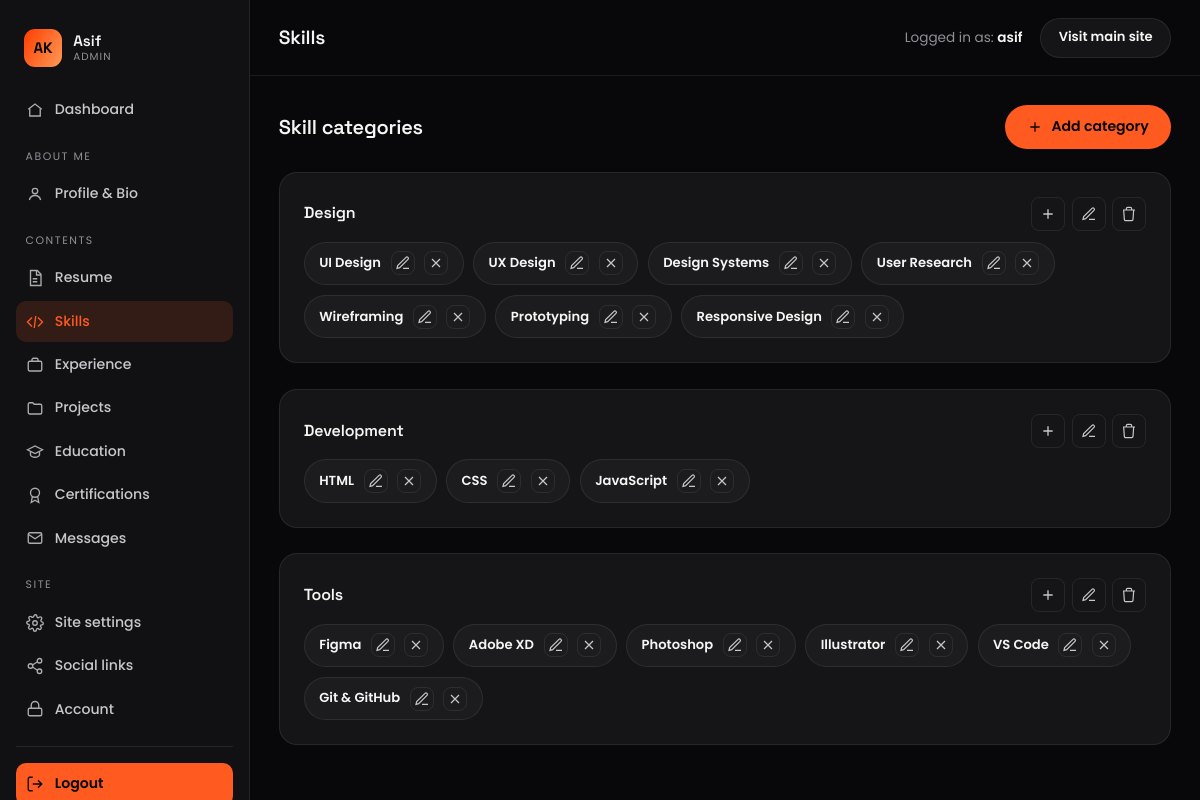
The app's page /crm/asif/skills/ (signed in) with its own data.
### core/models.py (models this page shows, shortened)
class SingletonModel(models.Model):
    class Meta:
        abstract = True
    @classmethod
    def load(cls):
        obj, _ = cls.objects.get_or_create(pk=1)
        return obj

class SiteSettings(SingletonModel):
    site_name = models.CharField(max_length=100, default="Asif Keloth")
    tagline = models.CharField(max_length=160, default="UI/UX Designer & UI Developer")
    email = models.EmailField(default="hello@example.com")
    phone = models.CharField(max_length=40, blank=True)
    location = models.CharField(max_length=120, default="Kochi, India")
    resume = models.FileField(upload_to="resume/", blank=True, null=True)
    logo_text = models.CharField(max_length=40, default="A")
    footer_note = models.CharField(max_length=200, default="Designed & built with care.")
    seo_title = models.CharField(max_length=70, blank=True,
                                 help_text="Default <title>. Falls back to site name.")
    seo_description = models.CharField(max_length=160, blank=True)
    seo_keywords = models.CharField(max_length=255, blank=True)
    og_image = models.ImageField(upload_to="seo/", blank=True, null=True)
    class Meta:
        verbose_name = "Site settings"
        verbose_name_plural = "Site settings"

class OrderedModel(models.Model):
    order = models.PositiveIntegerField(default=0)
    is_active = models.BooleanField(default=True)
    class Meta:
        abstract = True
        ordering = ["order", "id"]

class SkillCategory(OrderedModel):
    name = models.CharField(max_length=60)
    class Meta(OrderedModel.Meta):
        verbose_name_plural = "Skill categories"

class Skill(OrderedModel):
    category = models.ForeignKey(SkillCategory, on_delete=models.CASCADE,
                                 related_name="skills")
    name = models.CharField(max_length=60)
    level = models.PositiveIntegerField(default=90, help_text="0-100")

### crm/views.py (the view)
# urls.py: path("skills/", views.skills_home, name="skills"),
@staff_required_view
def skills_home(request):
    return render(request, "crm/skills.html", {
        "categories": m.SkillCategory.objects.prefetch_related("skills"), "active": "skills",
    })

### core/context_processors.py (called while the page is built)
def site_globals(request):
    return {
        "site": SiteSettings.load(),
        "social_links": SocialLink.objects.filter(is_active=True),
    }

### crm/context_processors.py (called while the page is built)
def sidebar_counts(request):
    if not (request.user.is_authenticated and request.user.is_staff):
        return {}
    return {"dash_unread": m.ContactMessage.objects.filter(is_read=False).count()}

### crm/views.py (called while the page is built)
def staff_required_view(view_func):
    from django.contrib.auth.decorators import login_required, user_passes_test
    return login_required(login_url="crm:login")(
        user_passes_test(lambda u: u.is_staff, login_url="crm:login")(view_func)
    )

### crm/templates/crm/skills.html (shortened to what this page needs)
{% extends "crm/base.html" %}
{% block page_title %}Skills{% endblock %}
{% block content %}
<div class="page-head">
  <h2>Skill categories</h2>
  <a href="{% url 'crm:skill_category_add' %}" class="btn btn--primary">
    <svg width="16" height="16" viewBox="0 0 24 24" fill="none" stroke="currentColor" stroke-width="2"><path d="M12 5v14M5 12h14"/></svg>
    Add category
  </a>
</div>
{% if categories %}
{% for category in categories %}
<div class="dash-card skill-group">
  <div class="skill-group__head">
    <h3>{{ category.name }}{% if not category.is_active %} <span class="tag">Hidden</span>{% endif %}</h3>
    <div class="skill-group__actions">
      <a href="{% url 'crm:skill_add' category.pk %}" class="icon-btn" title="Add skill">
        <svg viewBox="0 0 24 24" fill="none" stroke="currentColor" stroke-width="2"><path d="M12 5v14M5 12h14"/></svg>
      </a>
      <a href="{% url 'crm:skill_category_edit' category.pk %}" class="icon-btn" title="Edit category">
        <svg viewBox="0 0 24 24" fill="none" stroke="currentColor" stroke-width="1.8"><path d="M12 20h9M16.5 3.5a2.1 2.1 0 013 3L7 19l-4 1 1-4L16.5 3.5z"/></svg>
      </a>
      <a href="{% url 'crm:skill_category_delete' category.pk %}" class="icon-btn icon-btn--danger" title="Delete category">
        <svg viewBox="0 0 24 24" fill="none" stroke="currentColor" stroke-width="1.8"><path d="M3 6h18M8 6V4a2 2 0 012-2h4a2 2 0 012 2v2m3 0l-1 14a2 2 0 01-2 2H7a2 2 0 01-2-2L4 6"/></svg>
      </a>
    </div>
  </div>
  {% if category.skills.all %}
  <div class="skill-chip-row">
    {% for skill in category.skills.all %}
    <div class="skill-chip">
      <b>{{ skill.name }}</b>
      <a href="{% url 'crm:skill_edit' skill.pk %}" class="icon-btn" style="width:24px;height:24px" title="Edit skill">
        <svg viewBox="0 0 24 24" fill="none" stroke="currentColor" stroke-width="1.8"><path d="M12 20h9M16.5 3.5a2.1 2.1 0 013 3L7 19l-4 1 1-4L16.5 3.5z"/></svg>
      </a>
      <a href="{% url 'crm:skill_delete' skill.pk %}" class="icon-btn icon-btn--danger" style="width:24px;height:24px" title="Delete skill">
        <svg viewBox="0 0 24 24" fill="none" stroke="currentColor" stroke-width="1.8"><path d="M18 6L6 18M6 6l12 12"/></svg>
      </a>
    </div>
    {% endfor %}
  </div>
  {% else %}
  <p class="help">No skills in this category yet.</p>
  {% endif %}
</div>
{% endfor %}
{% else %}
<div class="empty-state">No skill categories yet — click "Add category" to create one (e.g. "Design tools", "Languages").</div>
{% endif %}
{% endblock %}

### crm/templates/crm/base.html (shortened to what this page needs)
{% load static %}<!DOCTYPE html>
<html lang="en">
<head>
  <link rel="stylesheet" href="{% static 'crm/dashboard.css' %}">
</head>
<body>
  <div class="dash">
    <aside class="dash__sidebar" id="dashSidebar">
      <a href="{% url 'crm:home' %}" class="dash__brand">
        <span class="dash__brand-mark">{{ site.logo_text|default:"A" }}</span>
        <span class="dash__brand-text">{{ request.user.get_username }}<small>Admin</small></span>
      </a>
      <nav class="dash__nav">
        <a href="{% url 'crm:home' %}" class="{% if active == 'home' %}is-active{% endif %}">
          <svg viewBox="0 0 24 24" fill="none" stroke="currentColor" stroke-width="1.8"><path d="M3 11l9-7 9 7"/><path d="M5 10v10h14V10"/></svg>
          Dashboard
        </a>
        <p class="dash__nav-label">About me</p>
        <a href="{% url 'crm:profile' %}" class="{% if active == 'profile' %}is-active{% endif %}">
          <svg viewBox="0 0 24 24" fill="none" stroke="currentColor" stroke-width="1.8"><circle cx="12" cy="8" r="3.6"/><path d="M4.5 20c1-4 3.8-6 7.5-6s6.5 2 7.5 6"/></svg>
          Profile &amp; Bio
        </a>
        <p class="dash__nav-label">Contents</p>
        <a href="{% url 'crm:resume' %}" class="{% if active == 'resume' %}is-active{% endif %}">
          <svg viewBox="0 0 24 24" fill="none" stroke="currentColor" stroke-width="1.8"><path d="M6 2h9l5 5v15H6z"/><path d="M14 2v6h6M9 13h6M9 17h6"/></svg>
          Resume
        </a>
        <a href="{% url 'crm:skills' %}" class="{% if active == 'skills' %}is-active{% endif %}">
          <svg viewBox="0 0 24 24" fill="none" stroke="currentColor" stroke-width="1.8"><path d="M8 6l-6 6 6 6M16 6l6 6-6 6M13 4l-2 16"/></svg>
          Skills
        </a>
        <a href="{% url 'crm:experience_list' %}" class="{% if active == 'experience' %}is-active{% endif %}">
          <svg viewBox="0 0 24 24" fill="none" stroke="currentColor" stroke-width="1.8"><rect x="3" y="7" width="18" height="13" rx="2"/><path d="M8 7V5a2 2 0 012-2h4a2 2 0 012 2v2"/></svg>
          Experience
        </a>
        <a href="{% url 'crm:project_list' %}" class="{% if active == 'projects' %}is-active{% endif %}">
          <svg viewBox="0 0 24 24" fill="none" stroke="currentColor" stroke-width="1.8"><path d="M3 7a2 2 0 012-2h4l2 2h8a2 2 0 012 2v9a2 2 0 01-2 2H5a2 2 0 01-2-2V7z"/></svg>
          Projects
        </a>
        <a href="{% url 'crm:education_list' %}" class="{% if active == 'education' %}is-active{% endif %}">
          <svg viewBox="0 0 24 24" fill="none" stroke="currentColor" stroke-width="1.8"><path d="M2 9l10-5 10 5-10 5-10-5z"/><path d="M6 11v5c0 1.3 2.7 3 6 3s6-1.7 6-3v-5"/></svg>
          Education
        </a>
        <a href="{% url 'crm:certification_list' %}" class="{% if active == 'certifications' %}is-active{% endif %}">
          <svg viewBox="0 0 24 24" fill="none" stroke="currentColor" stroke-width="1.8"><circle cx="12" cy="9" r="6"/><path d="M8.5 14L7 22l5-3 5 3-1.5-8"/></svg>
          Certifications
        </a>
        <a href="{% url 'crm:message_list' %}" class="{% if active == 'messages' %}is-active{% endif %}">
          <svg viewBox="0 0 24 24" fill="none" stroke="currentColor" stroke-width="1.8"><rect x="3" y="5" width="18" height="14" rx="2"/><path d="M3 7l9 6 9-6"/></svg>
          Messages
        </a>
        <p class="dash__nav-label">Site</p>
        <a href="{% url 'crm:settings' %}" class="{% if active == 'settings' %}is-active{% endif %}">
          Site settings
        </a>
        <a href="{% url 'crm:social_link_list' %}" class="{% if active == 'social' %}is-active{% endif %}">
          <svg viewBox="0 0 24 24" fill="none" stroke="currentColor" stroke-width="1.8"><circle cx="18" cy="5" r="3"/><circle cx="6" cy="12" r="3"/><circle cx="18" cy="19" r="3"/><path d="M8.6 10.6l6.8-4.2M8.6 13.4l6.8 4.2"/></svg>
          Social links
        </a>
        <a href="{% url 'crm:account' %}" class="{% if active == 'account' %}is-active{% endif %}">
          <svg viewBox="0 0 24 24" fill="none" stroke="currentColor" stroke-width="1.8"><rect x="3" y="11" width="18" height="10" rx="2"/><path d="M7 11V7a5 5 0 0110 0v4"/></svg>
          Account
        </a>
      </nav>
      <form method="post" action="{% url 'crm:logout' %}" class="dash__logout">
        <button type="submit">
          <svg viewBox="0 0 24 24" fill="none" stroke="currentColor" stroke-width="1.8"><path d="M9 21H5a2 2 0 01-2-2V5a2 2 0 012-2h4"/><path d="M16 17l5-5-5-5M21 12H9"/></svg>
          Logout
        </button>
      </form>
    </aside>
    <div class="dash__main">
      <header class="dash__topbar">
        <h1 class="dash__topbar-title">{% block page_title %}Control Center{% endblock %}</h1>
        <div class="dash__topbar-actions">
          <span class="dash__whoami">Logged in as: <b>{{ request.user.get_username }}</b></span>
          <a href="{% url 'home' %}" target="_blank" rel="noopener" class="dash__visit">Visit main site</a>
        </div>
      </header>
      <main class="dash__content">
        {% block content %}{% endblock %}
      </main>
    </div>
  </div>
</body>
</html>

### records on screen
SiteSettings: logo_text "AK"
SkillCategory: name "Design"
Skill: name "UI Design"
Skill: name "UX Design"
Skill: name "Design Systems"
Skill: name "User Research"
Skill: name "Wireframing"
Skill: name "Prototyping"
Skill: name "Responsive Design"
SkillCategory: name "Development"
Skill: name "HTML"
Skill: name "CSS"
Skill: name "JavaScript"
SkillCategory: name "Tools"
Skill: name "Figma"
Skill: name "Adobe XD"
Skill: name "Photoshop"
Skill: name "Illustrator"
Skill: name "VS Code"
Skill: name "Git & GitHub"

### other values on screen
{{ request.user.get_username }} "Asif"
{{ request.user.get_username }} "asif"
